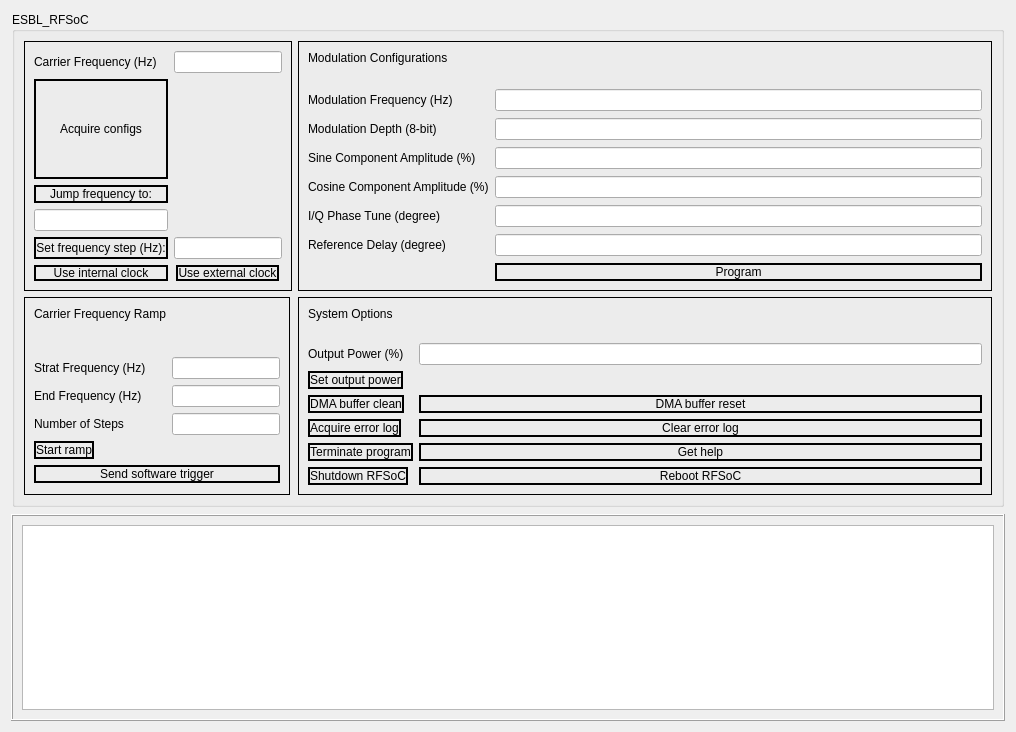
<?xml version="1.0" encoding="UTF-8"?>
<ui version="4.0">
 <class>Form</class>
 <widget class="QWidget" name="Form">
  <property name="geometry">
   <rect>
    <x>0</x>
    <y>0</y>
    <width>1016</width>
    <height>732</height>
   </rect>
  </property>
  <property name="windowTitle">
   <string>Form</string>
  </property>
  <layout class="QVBoxLayout" name="verticalLayout_2">
   <item>
    <layout class="QVBoxLayout" name="verticalLayout_3">
     <property name="spacing">
      <number>0</number>
     </property>
     <property name="leftMargin">
      <number>1</number>
     </property>
     <property name="topMargin">
      <number>1</number>
     </property>
     <property name="rightMargin">
      <number>1</number>
     </property>
     <property name="bottomMargin">
      <number>1</number>
     </property>
     <item>
      <widget class="QGroupBox" name="formGroupBox">
       <property name="sizePolicy">
        <sizepolicy hsizetype="Minimum" vsizetype="Minimum">
         <horstretch>0</horstretch>
         <verstretch>0</verstretch>
        </sizepolicy>
       </property>
       <property name="title">
        <string>ESBL_RFSoC</string>
       </property>
       <property name="flat">
        <bool>false</bool>
       </property>
       <layout class="QFormLayout" name="formLayout_4">
        <item row="0" column="1">
         <widget class="QFrame" name="formFrame">
          <property name="sizePolicy">
           <sizepolicy hsizetype="Preferred" vsizetype="Preferred">
            <horstretch>0</horstretch>
            <verstretch>0</verstretch>
           </sizepolicy>
          </property>
          <property name="sizeIncrement">
           <size>
            <width>0</width>
            <height>0</height>
           </size>
          </property>
          <property name="autoFillBackground">
           <bool>false</bool>
          </property>
          <property name="frameShape">
           <enum>QFrame::Box</enum>
          </property>
          <property name="lineWidth">
           <number>1</number>
          </property>
          <layout class="QFormLayout" name="formLayout">
           <property name="sizeConstraint">
            <enum>QLayout::SetDefaultConstraint</enum>
           </property>
           <property name="labelAlignment">
            <set>Qt::AlignLeading|Qt::AlignLeft|Qt::AlignTop</set>
           </property>
           <property name="verticalSpacing">
            <number>7</number>
           </property>
           <item row="0" column="0">
            <widget class="QLabel" name="FrameLabel2">
             <property name="text">
              <string>Modulation Configurations</string>
             </property>
            </widget>
           </item>
           <item row="2" column="0">
            <widget class="QLabel" name="FMLabel">
             <property name="text">
              <string>Modulation Frequency (Hz)</string>
             </property>
            </widget>
           </item>
           <item row="2" column="1">
            <widget class="QLineEdit" name="FMLineEdit"/>
           </item>
           <item row="3" column="0">
            <widget class="QLabel" name="MDLabel">
             <property name="text">
              <string>Modulation Depth (8-bit)</string>
             </property>
            </widget>
           </item>
           <item row="3" column="1">
            <widget class="QLineEdit" name="MDLineEdit"/>
           </item>
           <item row="4" column="0">
            <widget class="QLabel" name="SALabel">
             <property name="text">
              <string>Sine Component Amplitude (%)</string>
             </property>
            </widget>
           </item>
           <item row="4" column="1">
            <widget class="QLineEdit" name="SALineEdit"/>
           </item>
           <item row="5" column="0">
            <widget class="QLabel" name="CALineEdit">
             <property name="text">
              <string>Cosine Component Amplitude (%)</string>
             </property>
            </widget>
           </item>
           <item row="5" column="1">
            <widget class="QLineEdit" name="CALineEdit_2">
             <property name="text">
              <string/>
             </property>
            </widget>
           </item>
           <item row="6" column="0">
            <widget class="QLabel" name="SPLabel">
             <property name="text">
              <string>I/Q Phase Tune (degree)</string>
             </property>
            </widget>
           </item>
           <item row="6" column="1">
            <widget class="QLineEdit" name="SPLineEdit"/>
           </item>
           <item row="7" column="0">
            <widget class="QLabel" name="PMLabel">
             <property name="text">
              <string>Reference Delay (degree)</string>
             </property>
            </widget>
           </item>
           <item row="7" column="1">
            <widget class="QLineEdit" name="PMLineEdit"/>
           </item>
           <item row="8" column="1">
            <widget class="QPushButton" name="configPushButton">
             <property name="sizePolicy">
              <sizepolicy hsizetype="Minimum" vsizetype="Preferred">
               <horstretch>0</horstretch>
               <verstretch>0</verstretch>
              </sizepolicy>
             </property>
             <property name="styleSheet">
              <string notr="true">border: 2px solid</string>
             </property>
             <property name="text">
              <string>Program</string>
             </property>
            </widget>
           </item>
           <item row="1" column="0">
            <spacer name="verticalSpacer">
             <property name="orientation">
              <enum>Qt::Vertical</enum>
             </property>
             <property name="sizeHint" stdset="0">
              <size>
               <width>20</width>
               <height>10</height>
              </size>
             </property>
            </spacer>
           </item>
          </layout>
         </widget>
        </item>
        <item row="3" column="0">
         <widget class="QFrame" name="frame_3">
          <property name="sizePolicy">
           <sizepolicy hsizetype="Maximum" vsizetype="Preferred">
            <horstretch>0</horstretch>
            <verstretch>0</verstretch>
           </sizepolicy>
          </property>
          <property name="frameShape">
           <enum>QFrame::Box</enum>
          </property>
          <layout class="QFormLayout" name="formLayout_3">
           <property name="formAlignment">
            <set>Qt::AlignLeading|Qt::AlignLeft|Qt::AlignTop</set>
           </property>
           <property name="bottomMargin">
            <number>11</number>
           </property>
           <item row="0" column="0">
            <widget class="QLabel" name="Frame3">
             <property name="text">
              <string>Carrier Frequency Ramp</string>
             </property>
            </widget>
           </item>
           <item row="1" column="0">
            <spacer name="verticalSpacer_3">
             <property name="orientation">
              <enum>Qt::Vertical</enum>
             </property>
             <property name="sizeHint" stdset="0">
              <size>
               <width>20</width>
               <height>10</height>
              </size>
             </property>
            </spacer>
           </item>
           <item row="2" column="0">
            <widget class="QLabel" name="rampStartLabel">
             <property name="text">
              <string>Strat Frequency (Hz)</string>
             </property>
            </widget>
           </item>
           <item row="2" column="1">
            <widget class="QLineEdit" name="rampStartLineEdit"/>
           </item>
           <item row="3" column="0">
            <widget class="QLabel" name="rampEndLabel">
             <property name="text">
              <string>End Frequency (Hz)</string>
             </property>
            </widget>
           </item>
           <item row="3" column="1">
            <widget class="QLineEdit" name="rampEndLineEdit"/>
           </item>
           <item row="4" column="0">
            <widget class="QLabel" name="rampNumLabel">
             <property name="text">
              <string>Number of Steps</string>
             </property>
            </widget>
           </item>
           <item row="4" column="1">
            <widget class="QLineEdit" name="rampNumLineEdit"/>
           </item>
           <item row="5" column="0">
            <widget class="QPushButton" name="rampPushButton">
             <property name="sizePolicy">
              <sizepolicy hsizetype="Preferred" vsizetype="Fixed">
               <horstretch>0</horstretch>
               <verstretch>0</verstretch>
              </sizepolicy>
             </property>
             <property name="styleSheet">
              <string notr="true">border: 2px solid</string>
             </property>
             <property name="text">
              <string>Start ramp</string>
             </property>
            </widget>
           </item>
           <item row="6" column="0" colspan="2">
            <widget class="QPushButton" name="softwareTrigPushButton">
             <property name="styleSheet">
              <string notr="true">border: 2px solid</string>
             </property>
             <property name="text">
              <string>Send software trigger</string>
             </property>
            </widget>
           </item>
          </layout>
         </widget>
        </item>
        <item row="3" column="1">
         <widget class="QFrame" name="frame_2">
          <property name="frameShape">
           <enum>QFrame::Box</enum>
          </property>
          <layout class="QFormLayout" name="formLayout_2">
           <item row="0" column="0">
            <widget class="QLabel" name="Frame4">
             <property name="text">
              <string>System Options</string>
             </property>
            </widget>
           </item>
           <item row="1" column="0">
            <spacer name="verticalSpacer_2">
             <property name="orientation">
              <enum>Qt::Vertical</enum>
             </property>
             <property name="sizeHint" stdset="0">
              <size>
               <width>20</width>
               <height>10</height>
              </size>
             </property>
            </spacer>
           </item>
           <item row="2" column="0">
            <widget class="QLabel" name="VOPLabel">
             <property name="text">
              <string>Output Power (%)</string>
             </property>
            </widget>
           </item>
           <item row="2" column="1">
            <widget class="QLineEdit" name="VOPLineEdit"/>
           </item>
           <item row="3" column="0">
            <widget class="QPushButton" name="VOPPushButton">
             <property name="styleSheet">
              <string notr="true">border: 2px solid</string>
             </property>
             <property name="text">
              <string>Set output power</string>
             </property>
            </widget>
           </item>
           <item row="4" column="0">
            <widget class="QPushButton" name="DMAClsPushButton">
             <property name="styleSheet">
              <string notr="true">border: 2px solid</string>
             </property>
             <property name="text">
              <string>DMA buffer clean</string>
             </property>
            </widget>
           </item>
           <item row="4" column="1">
            <widget class="QPushButton" name="DMAInitPushButton">
             <property name="styleSheet">
              <string notr="true">border: 2px solid</string>
             </property>
             <property name="text">
              <string>DMA buffer reset</string>
             </property>
            </widget>
           </item>
           <item row="5" column="0">
            <widget class="QPushButton" name="logGetPushButton">
             <property name="styleSheet">
              <string notr="true">border: 2px solid</string>
             </property>
             <property name="text">
              <string>Acquire error log</string>
             </property>
            </widget>
           </item>
           <item row="5" column="1">
            <widget class="QPushButton" name="logClsPushButton">
             <property name="styleSheet">
              <string notr="true">border: 2px solid</string>
             </property>
             <property name="text">
              <string>Clear error log</string>
             </property>
            </widget>
           </item>
           <item row="6" column="0">
            <widget class="QPushButton" name="endPushButton">
             <property name="styleSheet">
              <string notr="true">border: 2px solid</string>
             </property>
             <property name="text">
              <string>Terminate program</string>
             </property>
            </widget>
           </item>
           <item row="7" column="0">
            <widget class="QPushButton" name="shutdownPushButton">
             <property name="styleSheet">
              <string notr="true">border: 2px solid</string>
             </property>
             <property name="text">
              <string>Shutdown RFSoC</string>
             </property>
            </widget>
           </item>
           <item row="7" column="1">
            <widget class="QPushButton" name="rebootPushButton">
             <property name="styleSheet">
              <string notr="true">border: 2px solid</string>
             </property>
             <property name="text">
              <string>Reboot RFSoC</string>
             </property>
            </widget>
           </item>
           <item row="6" column="1">
            <widget class="QPushButton" name="helpPushButton">
             <property name="styleSheet">
              <string notr="true">border: 2px solid</string>
             </property>
             <property name="text">
              <string>Get help</string>
             </property>
            </widget>
           </item>
          </layout>
         </widget>
        </item>
        <item row="0" column="0">
         <widget class="QFrame" name="frame">
          <property name="sizePolicy">
           <sizepolicy hsizetype="Expanding" vsizetype="Expanding">
            <horstretch>0</horstretch>
            <verstretch>0</verstretch>
           </sizepolicy>
          </property>
          <property name="layoutDirection">
           <enum>Qt::RightToLeft</enum>
          </property>
          <property name="frameShape">
           <enum>QFrame::Box</enum>
          </property>
          <layout class="QFormLayout" name="formLayout_5">
           <property name="labelAlignment">
            <set>Qt::AlignCenter</set>
           </property>
           <property name="formAlignment">
            <set>Qt::AlignHCenter|Qt::AlignTop</set>
           </property>
           <item row="0" column="0">
            <widget class="QLineEdit" name="FCLineEdit">
             <property name="alignment">
              <set>Qt::AlignLeading|Qt::AlignLeft|Qt::AlignVCenter</set>
             </property>
            </widget>
           </item>
           <item row="0" column="1">
            <widget class="QLabel" name="FCLabel">
             <property name="layoutDirection">
              <enum>Qt::LeftToRight</enum>
             </property>
             <property name="locale">
              <locale language="Chinese" country="China"/>
             </property>
             <property name="text">
              <string>Carrier Frequency (Hz)</string>
             </property>
             <property name="alignment">
              <set>Qt::AlignLeading|Qt::AlignLeft|Qt::AlignVCenter</set>
             </property>
            </widget>
           </item>
           <item row="1" column="0">
            <spacer name="verticalSpacer_4">
             <property name="orientation">
              <enum>Qt::Vertical</enum>
             </property>
             <property name="sizeHint" stdset="0">
              <size>
               <width>20</width>
               <height>30</height>
              </size>
             </property>
            </spacer>
           </item>
           <item row="1" column="1">
            <widget class="QPushButton" name="acquirePushButton">
             <property name="sizePolicy">
              <sizepolicy hsizetype="MinimumExpanding" vsizetype="Preferred">
               <horstretch>0</horstretch>
               <verstretch>0</verstretch>
              </sizepolicy>
             </property>
             <property name="styleSheet">
              <string notr="true">border: 2px solid</string>
             </property>
             <property name="text">
              <string>Acquire configs</string>
             </property>
            </widget>
           </item>
           <item row="2" column="1">
            <widget class="QPushButton" name="FreqjumpPushButton">
             <property name="styleSheet">
              <string notr="true">border: 2px solid</string>
             </property>
             <property name="text">
              <string>Jump frequency to:</string>
             </property>
            </widget>
           </item>
           <item row="3" column="1">
            <widget class="QLineEdit" name="FreqjumpLineEdit"/>
           </item>
           <item row="4" column="1">
            <widget class="QPushButton" name="freqStepPushButton">
             <property name="sizePolicy">
              <sizepolicy hsizetype="Minimum" vsizetype="Preferred">
               <horstretch>0</horstretch>
               <verstretch>0</verstretch>
              </sizepolicy>
             </property>
             <property name="styleSheet">
              <string notr="true">border: 2px solid</string>
             </property>
             <property name="text">
              <string>Set frequency step (Hz):</string>
             </property>
            </widget>
           </item>
           <item row="4" column="0">
            <widget class="QLineEdit" name="freqStepLineEdit">
             <property name="sizePolicy">
              <sizepolicy hsizetype="Expanding" vsizetype="Preferred">
               <horstretch>0</horstretch>
               <verstretch>0</verstretch>
              </sizepolicy>
             </property>
            </widget>
           </item>
           <item row="5" column="0">
            <widget class="QPushButton" name="extClkPushButton">
             <property name="sizePolicy">
              <sizepolicy hsizetype="Expanding" vsizetype="Preferred">
               <horstretch>0</horstretch>
               <verstretch>0</verstretch>
              </sizepolicy>
             </property>
             <property name="maximumSize">
              <size>
               <width>16777215</width>
               <height>16</height>
              </size>
             </property>
             <property name="layoutDirection">
              <enum>Qt::LeftToRight</enum>
             </property>
             <property name="styleSheet">
              <string notr="true">border: 2px solid</string>
             </property>
             <property name="text">
              <string>Use external clock</string>
             </property>
            </widget>
           </item>
           <item row="5" column="1">
            <widget class="QPushButton" name="intClkPushButton">
             <property name="sizePolicy">
              <sizepolicy hsizetype="Preferred" vsizetype="Preferred">
               <horstretch>0</horstretch>
               <verstretch>0</verstretch>
              </sizepolicy>
             </property>
             <property name="maximumSize">
              <size>
               <width>16777215</width>
               <height>16</height>
              </size>
             </property>
             <property name="styleSheet">
              <string notr="true">border: 2px solid</string>
             </property>
             <property name="text">
              <string>Use internal clock</string>
             </property>
            </widget>
           </item>
          </layout>
         </widget>
        </item>
       </layout>
      </widget>
     </item>
    </layout>
   </item>
   <item>
    <widget class="QFrame" name="frame_4">
     <property name="frameShape">
      <enum>QFrame::Box</enum>
     </property>
     <property name="frameShadow">
      <enum>QFrame::Raised</enum>
     </property>
     <layout class="QVBoxLayout" name="verticalLayout_4">
      <item>
       <widget class="QTextBrowser" name="textBrowser"/>
      </item>
     </layout>
    </widget>
   </item>
  </layout>
 </widget>
 <resources/>
 <connections/>
</ui>
